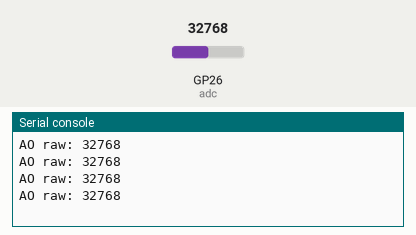
Simulated run of this program. Board: Raspberry Pi Pico running MicroPython. Parts: the last lines printed to the serial console. Inputs (shaded band) come from the test bench; at power-on: GP26 (adc) = 32768 (analog values on the 0–65535 scale).

Above: at 1.2 s.
1.3 s: GP26 (adc) set to 45874
At 1.71 s:
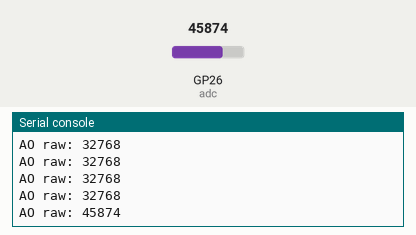
2.8 s: GP26 (adc) set to 57670
At 2.91 s:
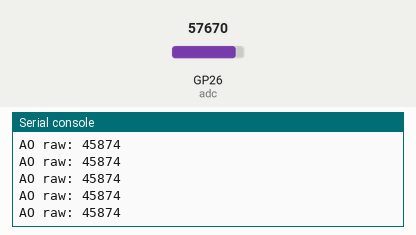
Timing chart, 0 to 5.8 s (numbered marks = the images above; inputs shaded):
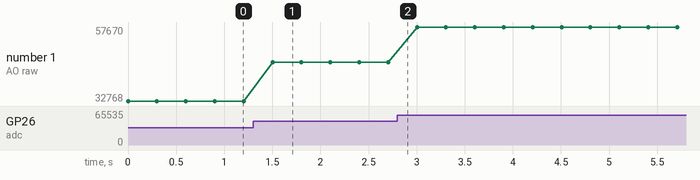

Measured:
- after the input at 1.3 s, the serial console: prints a new line after 0.20 s (image 1)
- plotted number 1: 32768 → 45874 after the input at 1.3 s, 45874 → 57670 after the input at 2.8 s

The program:

main.py
```python
from machine import ADC, Pin
from time import sleep_ms

adc = ADC(Pin(26))

def read_average():
    return sum(adc.read_u16() for _ in range(8)) // 8

try:
    while True:
        print("AO raw:", read_average())
        sleep_ms(300)
except KeyboardInterrupt:
    print("Stopped")
```
